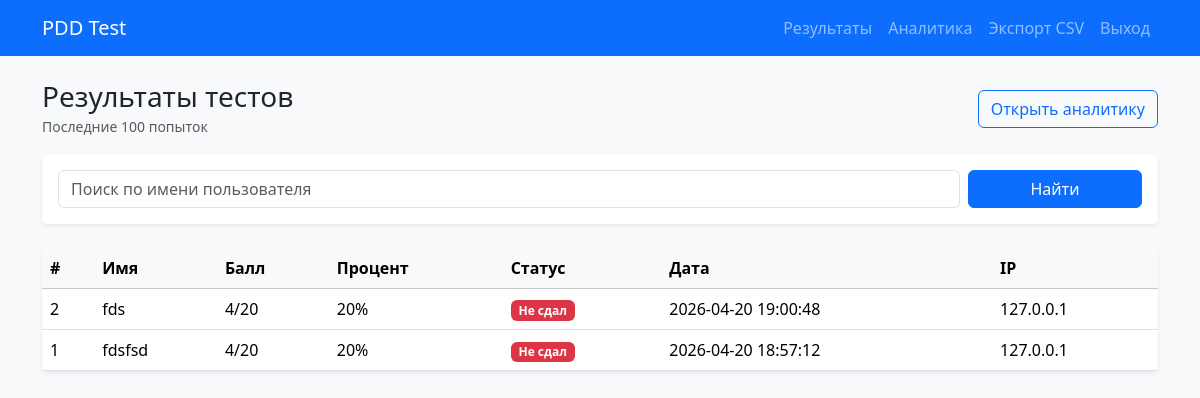
The app's page /dashboard.php (signed in) with its own data.
### tables this page shows
CREATE TABLE results (
    id INTEGER PRIMARY KEY AUTOINCREMENT,
    name TEXT NOT NULL,
    score INTEGER NOT NULL,
    total_questions INTEGER NOT NULL DEFAULT 20,
    percent REAL NOT NULL,
    passed INTEGER NOT NULL DEFAULT 0,
    created_at TEXT NOT NULL DEFAULT CURRENT_TIMESTAMP,
    ip TEXT NULL
);

### includes/bootstrap.php (called while the page is built, shortened)
<?php
$configPath = __DIR__ . '/../config/config.php';
$config = require $configPath;
function appUrl(string $path = ''): string
{
    global $config;
    $baseUrl = rtrim((string) ($config['base_url'] ?? ''), '/');
    $path = ltrim($path, '/');
    return $baseUrl . '/' . $path;
}
function db(): PDO
{
    $db = dbConfig();
    $driver = $db['driver'] ?? 'mysql';
    if ($driver === 'sqlite') {
        $sqlitePath = sqlitePath($db);
        $pdo = new PDO('sqlite:' . $sqlitePath, null, null, [
            PDO::ATTR_ERRMODE => PDO::ERRMODE_EXCEPTION,
            PDO::ATTR_DEFAULT_FETCH_MODE => PDO::FETCH_ASSOC,
        ]);
        $pdo->exec('PRAGMA foreign_keys = ON');
        $pdo->exec('PRAGMA busy_timeout = 5000');
        return $pdo;
    }
    $mysql = mysqlConfig($db);
    $dsn = sprintf(
        'mysql:host=%s;port=%s;dbname=%s;charset=%s',
        $mysql['host'],
        $mysql['port'],
        $mysql['database'],
        $mysql['charset']
    );
    $pdo = new PDO($dsn, $mysql['username'], $mysql['password'], [
        PDO::ATTR_ERRMODE => PDO::ERRMODE_EXCEPTION,
        PDO::ATTR_DEFAULT_FETCH_MODE => PDO::FETCH_ASSOC,
    ]);
    return $pdo;
}
function dbConfig(): array
{
    global $config;
    $db = $config['db'] ?? [];
    return $db;
}
function sqlitePath(?array $db = null): string
{
    $db ??= dbConfig();
    $path = (string) ($db['sqlite_path'] ?? (__DIR__ . '/../database/pdd.sqlite'));
    if (preg_match('/^[A-Za-z]:\\\\|^\//', $path) === 1) {
        return $path;
    }
    return __DIR__ . '/../' . ltrim(str_replace(['/', '\\'], DIRECTORY_SEPARATOR, $path), DIRECTORY_SEPARATOR);
}
function e(string $value): string
{
    return htmlspecialchars($value, ENT_QUOTES, 'UTF-8');
}

### config/config.php (called while the page is built)
<?php
return [
    'app_name' => 'PDD Test',
    'base_url' => 'http://127.0.0.1:8081/public',
    'db' => [
        'driver' => 'sqlite',
        'sqlite_path' => __DIR__ . '/../database/pdd.sqlite',
        'mysql' => [
            'host' => '127.0.0.1',
            'port' => '3306',
            'database' => 'pdd_test',
            'username' => 'root',
            'password' => '1212',
            'charset' => 'utf8mb4',
        ],
    ],
    'admin' => [
        'username' => 'admin',
        'password' => 'admin123',
    ],
    'security' => [
        'api_key' => 'pdd_355a196716974af584c2aa219afdd9d543000a99d339430b85cdc2bf9ea9a1ab',
        'rate_limit_per_5_min' => 30,
    ],
];

### public/dashboard.php (the view, shortened to what this page needs)
<?php
require_once __DIR__ . '/../includes/auth.php';
require_once __DIR__ . '/../includes/layout.php';
$search = trim($_GET['search'] ?? '');
$rows = [];
$error = '';
try {
    if ($search !== '') {
        $stmt = db()->prepare('SELECT * FROM results WHERE name LIKE :search ORDER BY created_at DESC LIMIT 100');
        $stmt->execute(['search' => '%' . $search . '%']);
        $rows = $stmt->fetchAll();
    } else {
        $stmt = db()->query('SELECT * FROM results ORDER BY created_at DESC LIMIT 100');
        $rows = $stmt->fetchAll();
    }
} catch (Throwable $e) {
    $storage = 'fallback-file';
    $rows = array_slice(filterFallbackResults(loadFallbackResults(), $search), 0, 100);
    if (!$rows && !is_file(fallbackResultsPath())) {
        $error = 'Не удалось получить данные. Проверьте настройки БД.';
    }
}
renderHeader('Результаты');
?>
<div class="d-flex justify-content-between align-items-center mb-3">
    <div>
        <h1 class="h3 mb-0">Результаты тестов</h1>
        <small class="text-muted">Последние 100 попыток</small>
    </div>
    <a href="analytics.php" class="btn btn-outline-primary">Открыть аналитику</a>
</div>
<div class="card border-0 shadow-sm mb-4">
    <div class="card-body">
        <form method="get" class="row g-2">
            <div class="col-md-10">
                <input type="text" name="search" value="<?= e($search) ?>" class="form-control" placeholder="Поиск по имени пользователя">
            </div>
            <div class="col-md-2 d-grid">
                <button class="btn btn-primary" type="submit">Найти</button>
            </div>
        </form>
    </div>
</div>
<?php if ($error): ?>
    <div class="alert alert-warning"><?= e($error) ?></div>
<?php else: ?>
    <div class="card border-0 shadow-sm">
        <div class="table-responsive">
            <table class="table table-hover align-middle mb-0">
                <thead class="table-light">
                    <tr>
                        <th>#</th>
                        <th>Имя</th>
                        <th>Балл</th>
                        <th>Процент</th>
                        <th>Статус</th>
                        <th>Дата</th>
                        <th>IP</th>
                    </tr>
                </thead>
                <tbody>
                <?php foreach ($rows as $row): ?>
                    <tr>
                        <td><?= (int) $row['id'] ?></td>
                        <td><?= e($row['name']) ?></td>
                        <td><?= (int) $row['score'] ?>/<?= (int) $row['total_questions'] ?></td>
                        <td><?= e((string) $row['percent']) ?>%</td>
                        <td>
                            <?php if ((int) $row['passed'] === 1): ?>
                                <span class="badge text-bg-success">Сдал</span>
                            <?php else: ?>
                                <span class="badge text-bg-danger">Не сдал</span>
                            <?php endif; ?>
                        </td>
                        <td><?= e($row['created_at']) ?></td>
                        <td><?= e((string) ($row['ip'] ?? '-')) ?></td>
                    </tr>
                <?php endforeach; ?>
                </tbody>
            </table>
        </div>
    </div>
<?php endif; ?>
<?php renderFooter();

### includes/layout.php (shortened to what this page needs)
<?php
require_once __DIR__ . '/bootstrap.php';
function renderHeader(string $title): void
{
    global $config;
    $appName = $config['app_name'] ?? 'Тест ПДД';
    echo '<!doctype html>';
    echo '<html lang="ru"><head><meta charset="utf-8"><meta name="viewport" content="width=device-width, initial-scale=1">';
    echo '<link href="https://cdn.jsdelivr.net/npm/bootstrap@5.3.3/dist/css/bootstrap.min.css" rel="stylesheet">';
    echo '</head><body class="bg-light">';
    echo '<nav class="navbar navbar-expand-lg navbar-dark bg-primary mb-4"><div class="container">';
    echo '<a class="navbar-brand" href="' . e(appUrl('dashboard.php')) . '">' . e($appName) . '</a>';
    if (!empty($_SESSION['admin_logged_in'])) {
        echo '<div class="navbar-nav ms-auto">';
        echo '<a class="nav-link" href="' . e(appUrl('dashboard.php')) . '">Результаты</a>';
        echo '<a class="nav-link" href="' . e(appUrl('analytics.php')) . '">Аналитика</a>';
        echo '<a class="nav-link" href="' . e(appUrl('export.php')) . '">Экспорт CSV</a>';
        echo '<a class="nav-link" href="' . e(appUrl('logout.php')) . '">Выход</a>';
        echo '</div>';
    }
    echo '</div></nav><main class="container">';
}
function renderFooter(): void
{
    echo '</main></body></html>';
}

### records on screen
results: id "2", name "fds", score "4", total_questions "20", percent "20", passed "Не сдал", created_at "2026-04-20 19:00:48", ip "127.0.0.1"
results: id "1", name "fdsfsd", score "4", total_questions "20", percent "20", passed "Не сдал", created_at "2026-04-20 18:57:12", ip "127.0.0.1"

### other values on screen
$appName "PDD Test"
